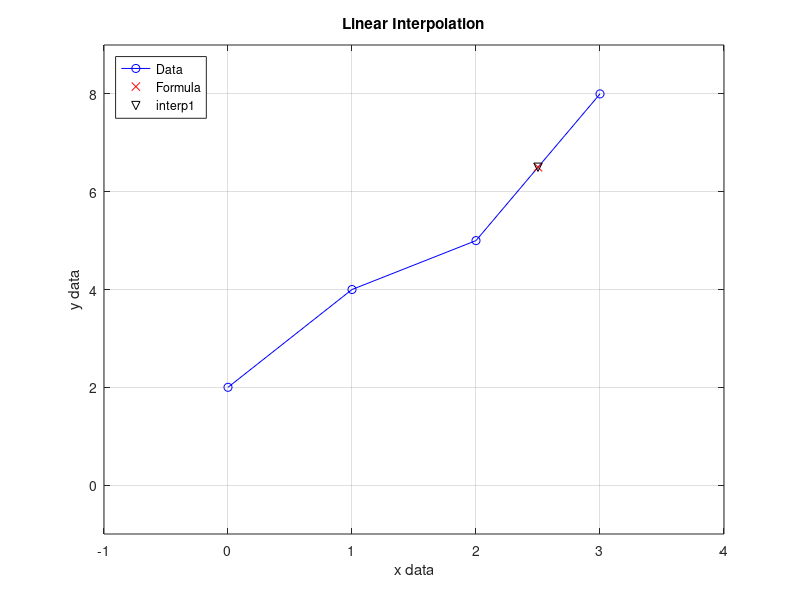

Reproduce this figure in MATLAB.
%% ME 2004: Linear Interpolation Demo
% DESCRIPTION: In this demo, we'll explore linear interpolation 2 ways: 
% with Newton Interpolation (from the "08a: Linear Interpolation Review" 
% YouTube video) and with MATLAB's interp1 function. 
clear; clc; close all;

%% 1) Linear Interpolation Formula (Newton Interpolation)
% Recreate the dataset and results in the "08a: Linear Interpolation 
% Review"  video:

x = 0:3;
y = [2 4 5 8];

figure
plot(x,y,'bo-')
grid on; hold on
axis([-1 4 -1 9])
xlabel('x data')
ylabel('y data')
title('Linear Interpolation')

% We wanted to compute the interpolated value "fb" at a point "b". 
% We used b = 2.5 and got fb = 6.5. 
b = 2.5                         % Point of interest
a = 2                           % First surrounding point
c = 3                           % Second surrounding point

fa = y(x == a)                  % f(a)
fc = y(x == c)                  % f(c)

fb = fa + (fc-fa)/(c-a)*(b-a)   % f(b) using the interpolation formula 

% Sure enough, we get the same results as the video. Let's plot b and fb.
plot(b,fb,'rx')

%% 2) interp1
% Now let's try using the interp1 function. 
fb2 = interp1(x,y,b)
plot(b,fb2,'kv')
legend('Data','Formula','interp1','location','northwest')

% The results agree exactly. 
